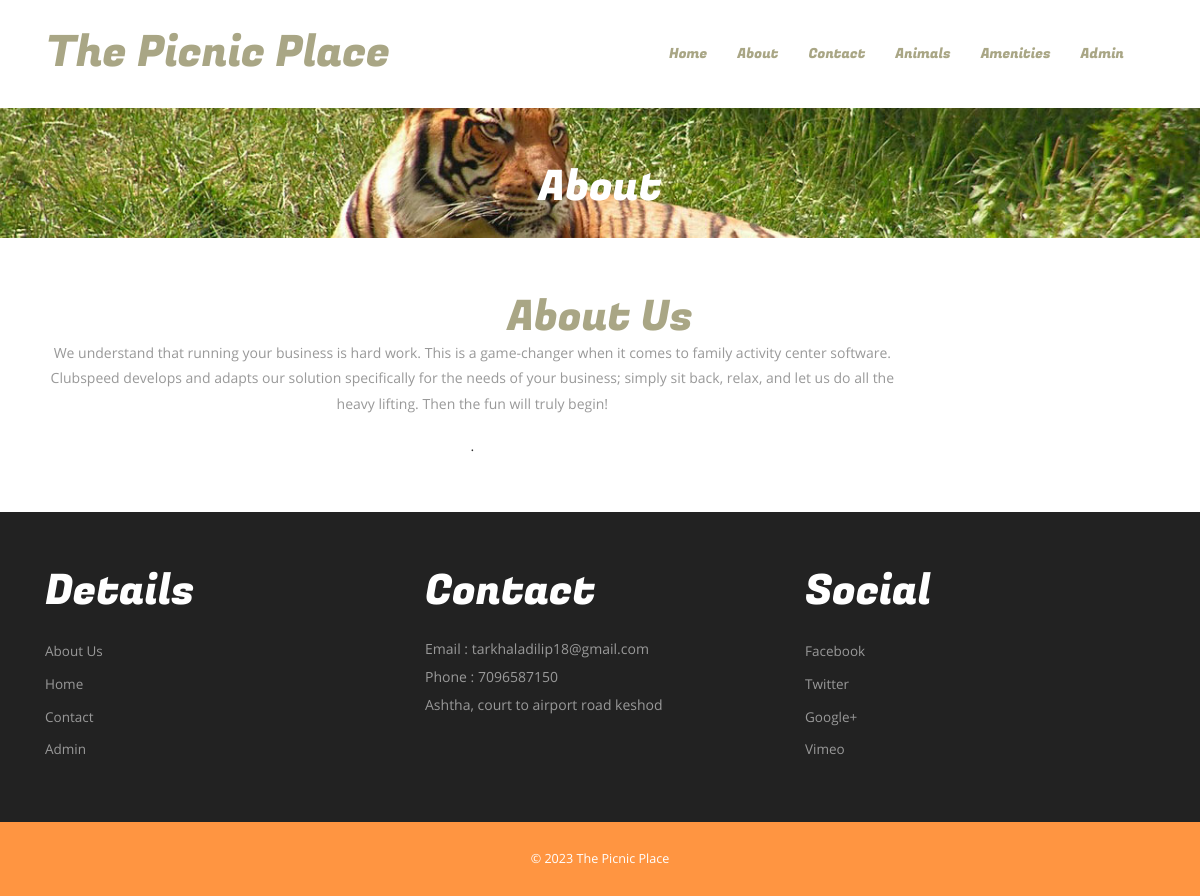
Page /about.php on the committed database.
### tables this page shows
CREATE TABLE `tblpage` (
  `ID` int(10) NOT NULL,
  `PageType` varchar(200) DEFAULT NULL,
  `PageTitle` varchar(200) DEFAULT NULL,
  `PageDescription` mediumtext DEFAULT NULL,
  `Email` varchar(200) DEFAULT NULL,
  `MobileNumber` bigint(10) DEFAULT NULL,
  `UpdationDate` timestamp NULL DEFAULT NULL ON UPDATE current_timestamp()
);

### about.php (the view, shortened to what this page needs)
<?php
include('includes/dbconnection.php');
?>
<!DOCTYPE HTML>
<html>
<head>
<link href="css/bootstrap.css" rel="stylesheet" type="text/css" media="all">
<link href="css/style.css" rel="stylesheet" type="text/css" media="all" />
</head>
<body>
		<?php include_once('includes/header.php');?>
		<div class="banner-header">
			<div class="container">
				<h2>about</h2>
			</div>
			</div>
	<div class="content">
			<div class="advantages">
					<div class="container">
						<?php
 $query=mysqli_query($con,"select * from  tblpage where PageType='aboutus'");
 while ($row=mysqli_fetch_array($query)) {
 ?>
						<div class="advantages-grids">
							<div class="col-md-12 advantage-grid">
								<div class="advantage">
								<h3><?php  echo $row['PageTitle'];?></h3>
								<div class="right-grid">
									<p><?php  echo $row['PageDescription'];?>.</p>
								</div>
							<div class="clearfix"></div>
							</div>
							</div>
								<div class="clearfix"></div>
							</div>
						</div><?php } ?>
					</div>
			 <?php include_once('includes/special.php');?>
			</div>
			<?php include_once('includes/footer.php');?>
</body>
</html>

### includes/special.php
<div class="specials-section">
					<div class="container">
						<div class="specials-grids">
							<div class="col-md-4 specials1">
								<h3> details</h3>
								<ul>
									<li><a href="about.php">About Us</a></li>
									<li><a href="index.php">Home</a></li>
									<li><a href="contact.php">Contact</a></li>
									<li><a href="admin/index.php">Admin</a></li>
								</ul>
							</div>
							<div class="col-md-4 specials1">
								<h3>contact</h3>
								<?php
 $query=mysqli_query($con,"select * from  tblpage where PageType='contactus'");
 while ($row=mysqli_fetch_array($query)) {
 ?>
								<address>
									<p>Email : <?php  echo $row['Email'];?></p>
								 <p>Phone : <?php  echo $row['MobileNumber'];?></p>
								 <p><?php  echo $row['PageDescription'];?></p>
								</address><?php } ?>
							</div>
							<div class="col-md-4 specials1">
								<h3>social</h3>
								<ul>
									<li><a href="#">facebook</a></li>
									<li><a href="#">twitter</a></li>
									<li><a href="#">google+</a></li>
									<li><a href="#">vimeo</a></li>
								</ul>
							</div>
							<div class="clearfix"></div>
						</div>
					</div>
				</div>

### css/style.css (style rules this page uses)
body a { transition:0.5s all; -webkit-transition:0.5s all; -moz-transition:0.5s all; -o-transition:0.5s all; -ms-transition:0.5s all; }
h1,h2,h3,h4,h5,h6 { padding:0 0; margin:0 0; }
p { padding:0 0; margin:0 0; }
ul { padding:0 0; margin:0 0; }
body { padding:0 0; margin:0 0; font-family: 'OpenSans-Regular' }
.specials-section { padding: 4em 0; background: #222; }
.specials-section h3 { font-size: 3em; text-transform: capitalize; font-family: 'FugazOne-Regular'; color: #fff; margin-bottom: 0.5em; }
.specials1 p { font-size: 1em; line-height: 2em; color: #999; }
.specials1 ul li { list-style-type: none; padding: 0.3em 0; }
.specials1 ul li a { font-size: 0.965em; text-decoration: none; line-height: 1.8em; color: #999; list-style: none; text-transform: capitalize; }
.banner-header { background: url("../images/banner1.jpg")no-repeat 0px 0px; background-size: cover; min-height: 140px; text-align:center; padding: 4em 0 0; }
.banner-header h2 { font-size: 3em; text-transform: capitalize; font-family: 'FugazOne-Regular'; color: #fff; }
.advantages { text-align: center; padding: 1em 0 4em; }
.right-grid { float: left; width: 77%; }
.advantages h3 { font-size: 3em; text-transform: capitalize; font-family: 'FugazOne-Regular'; text-align:center; color: #a9a685; }
.advantages-grids { margin-top: 3em; }
.right-grid p { font-size: 1em; color: #999; line-height: 1.8em; }
@media (max-width:1440px) { .banner-header { min-height: 130px; } }

### rows in the picture
tblpage: PageTitle "About Us", PageDescription "We understand that running your business is hard work. This is a game-changer when it comes to family activity center software. Clubspeed develops and adapts our solution specifically for the needs of your business; simply sit back, relax, and let us do all the heavy lifting. Then the fun will truly begin!"
tblpage: Email "tarkhaladilip18@gmail.com", MobileNumber "7096587150", PageDescription "Ashtha, court to airport road keshod"
